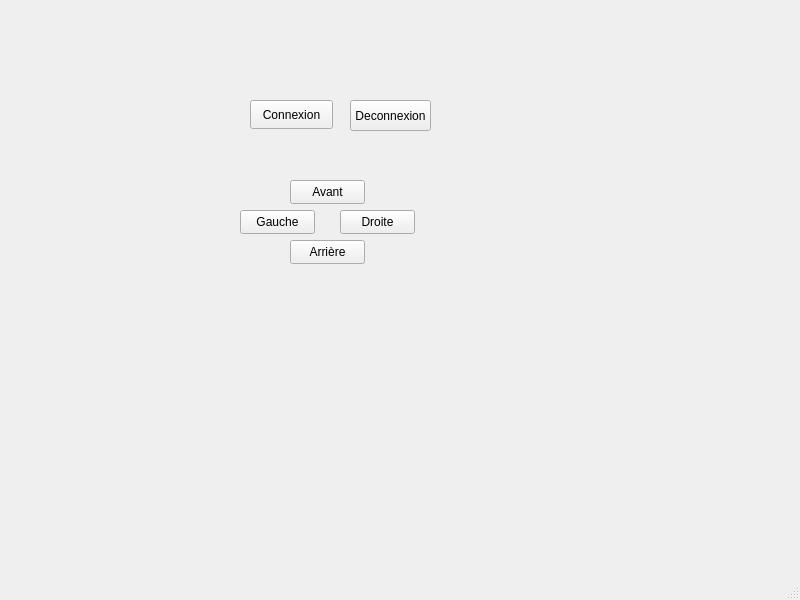
<?xml version="1.0" encoding="UTF-8"?>
<ui version="4.0">
 <class>MainWindow</class>
 <widget class="QMainWindow" name="MainWindow">
  <property name="geometry">
   <rect>
    <x>0</x>
    <y>0</y>
    <width>800</width>
    <height>600</height>
   </rect>
  </property>
  <property name="windowTitle">
   <string>MainWindow</string>
  </property>
  <widget class="QWidget" name="centralwidget">
   <widget class="QPushButton" name="pushButton">
    <property name="geometry">
     <rect>
      <x>250</x>
      <y>100</y>
      <width>83</width>
      <height>29</height>
     </rect>
    </property>
    <property name="text">
     <string>Connexion</string>
    </property>
   </widget>
   <widget class="QPushButton" name="pushButton_2">
    <property name="geometry">
     <rect>
      <x>240</x>
      <y>210</y>
      <width>75</width>
      <height>24</height>
     </rect>
    </property>
    <property name="text">
     <string>Gauche</string>
    </property>
    <property name="shortcut">
     <string>Q</string>
    </property>
   </widget>
   <widget class="QPushButton" name="pushButton_3">
    <property name="geometry">
     <rect>
      <x>340</x>
      <y>210</y>
      <width>75</width>
      <height>24</height>
     </rect>
    </property>
    <property name="text">
     <string>Droite</string>
    </property>
    <property name="shortcut">
     <string>D</string>
    </property>
   </widget>
   <widget class="QPushButton" name="pushButton_4">
    <property name="geometry">
     <rect>
      <x>290</x>
      <y>180</y>
      <width>75</width>
      <height>24</height>
     </rect>
    </property>
    <property name="text">
     <string>Avant</string>
    </property>
    <property name="shortcut">
     <string>Z</string>
    </property>
   </widget>
   <widget class="QPushButton" name="pushButton_5">
    <property name="geometry">
     <rect>
      <x>290</x>
      <y>240</y>
      <width>75</width>
      <height>24</height>
     </rect>
    </property>
    <property name="text">
     <string>Arrière</string>
    </property>
    <property name="shortcut">
     <string>S</string>
    </property>
   </widget>
   <widget class="QPushButton" name="pushButton_6">
    <property name="geometry">
     <rect>
      <x>350</x>
      <y>100</y>
      <width>81</width>
      <height>31</height>
     </rect>
    </property>
    <property name="text">
     <string>Deconnexion</string>
    </property>
    <property name="checkable">
     <bool>false</bool>
    </property>
   </widget>
  </widget>
  <widget class="QMenuBar" name="menubar">
   <property name="geometry">
    <rect>
     <x>0</x>
     <y>0</y>
     <width>800</width>
     <height>22</height>
    </rect>
   </property>
  </widget>
  <widget class="QStatusBar" name="statusbar"/>
 </widget>
 <resources/>
 <connections/>
</ui>
